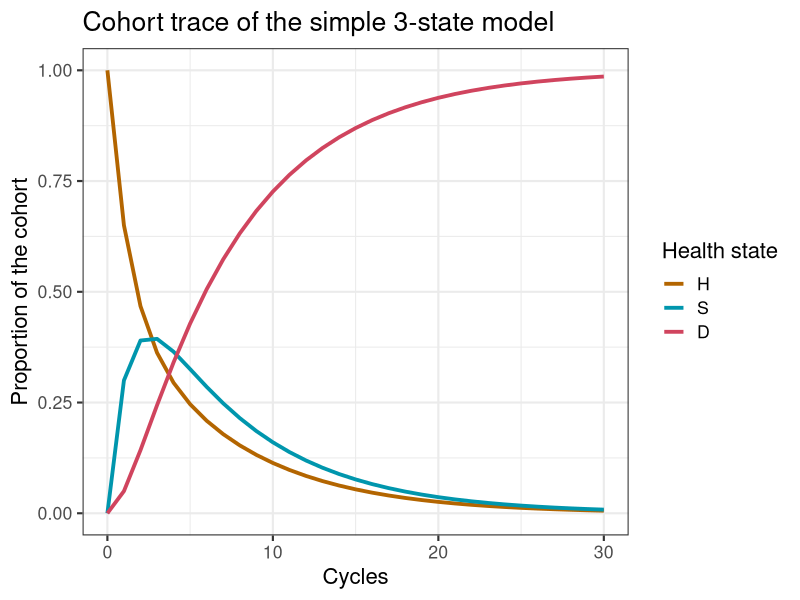

Source code (R):

## Simple 3-state model showing the array approach ## 
rm(list = ls())  # remove any variables in R's memory 
# Load the packages
library(reshape2) # to transform data
library(ggplot2)  # for nice looking plots

# initial set up
age         <- 70  # age of starting cohort
n.t         <- 30  # time horizon, number of cycles
v.age.names <- age:(age + n.t - 1) # vector with age names
v.n <- c("H", "S", "D") # vector with the 3 health states of the model:
# Healthy (H), Sick (S), Dead (D)
n.states <- length(v.n) # number of health states 

#### Generate initial set of base-case external parameters ####
# Costs
c.H   = 1000   # cost of remaining one cycle healthy 
c.S   = 3000   # cost of remaining one cycle sick 
c.D   = 0      # cost of being dead (per cycle)
# State utilities
u.H   = 1      # utility when healthy 
u.S   = 0.60   # utility when sick 
u.D   = 0      # utility when healthy 
# Transition probabilities (per cycle)
p.HS  = 0.30   # probability to become sick when healthy
p.HD  = 0.05   # probability to die when healthy
p.SH  = 0.15   # probability to become healthy when sick
p.SD  = 0.20   # probability to die when healthy
# Transition rewards
du.HS  = 0.10  # one-time utility decrement when becoming sick
ic.D   = 4000   # one-time cost of dying

#### Transition probability matrix ####
# matrix m.P at the first cycle
m.P <- matrix(NA, nrow = n.states, ncol = n.states, dimnames = list(v.n, v.n))

# Fill in matrix
# From Healthy
m.P["H", "H"]  <- 1 - (p.HS + p.HD)
m.P["H", "S"]  <- p.HS
m.P["H", "D"]  <- p.HD
# From Sick
m.P["S", "H"]  <- p.SH
m.P["S", "S"]  <- 1 - (p.SH + p.SD)
m.P["S", "D"]  <- p.SD
# From Death
m.P["D", "H"]  <- 0
m.P["D", "S"]  <- 0
m.P["D", "D"]  <- 1

#### Initial state vector ####
v.m0 <- c(H = 1, S = 0, D = 0) # initiate the vector

## Create the Markov cohort trace matrix m.M that capturs the proportion of the cohort in each state at each cycle
m.M <- matrix(0, nrow = (n.t + 1), ncol = n.states, dimnames = list(0:n.t, v.n)) # initialize cohort trace matrix 
m.M[1, ] <- v.m0   # store the initial state vector

# initiate the array 
a.A <- array(0, dim = c(n.states, n.states, n.t + 1), dimnames = list(v.n, v.n, 0:n.t)) # initialize array

diag(a.A[, , 1]) <- v.m0 # store the initial state vector in the diagonal of A

m.R.costs <- m.R.effects <- matrix(NA, nrow = n.states, ncol = n.states,  dimnames = list(v.n, v.n))

# Fill in matrix for costs
# From Healthy
m.R.costs["H", "H"]  <- c.H
m.R.costs["H", "S"]  <- c.H 
m.R.costs["H", "D"]  <- c.H + ic.D
# From Sick
m.R.costs["S", "H"]  <- c.S
m.R.costs["S", "S"]  <- c.S 
m.R.costs["S", "D"]  <- c.S + ic.D
# From Death
m.R.costs["D", "H"]  <- c.D
m.R.costs["D", "S"]  <- c.D
m.R.costs["D", "D"]  <- c.D 

# Fill in matrix for effects
# From Healthy
m.R.effects["H", "H"]  <- u.H
m.R.effects["H", "S"]  <- u.H - du.HS 
m.R.effects["H", "D"]  <- u.H 
# From Sick
m.R.effects["S", "H"]  <- u.S
m.R.effects["S", "S"]  <- u.S 
m.R.effects["S", "D"]  <- u.S + ic.D
# From Death
m.R.effects["D", "H"]  <- u.D
m.R.effects["D", "S"]  <- u.D
m.R.effects["D", "D"]  <- u.D 

#### Expected QALYs and Costs per cycle for each strategy ####
a.Y.costs <- a.Y.effects <- array(0, dim = c(n.states, n.states, n.t + 1), dimnames = list(v.n, v.n, 0:n.t))

### Run the model 
for(t in 1:n.t){  # loop through the number of cycles
  # estimate the state vector for the next cycle (t + 1)
  m.M[t + 1, ] <- m.M[t, ] %*% m.P    
  a.A[, , t + 1] <- diag(m.M[t, ]) %*% m.P  # fill array A for t + 1 
  
  # element-wise-multiplication of array A with the rewards matrices
  a.Y.costs[, , t]   <- a.A[, , t] * m.R.costs   
  a.Y.effects[, , t] <- a.A[, , t] * m.R.effects 
}

# Perform a cost effectiveness analysis 
v.costs <- rowSums(t(colSums(a.Y.costs)))    # calculate the expected costs per cycle
v.QALYs <- rowSums(t(colSums(a.Y.effects)))  # calculate the expected QALYs per cycle
TC <- sum(v.costs)                           # calculate the total expected costs
TE <- sum(v.QALYs)                           # calculate the total expected QALYS
v.results <- c(TC, TE)                       # combine the total expected costs and QALYs
names(v.results) <- c("Costs", "Effect")     # name the vector
v.results                                    # print the results  

### Plot cohort trace
ggplot(melt(m.M), aes(x = Var1, y = value, color = Var2)) +
  geom_line(size = 1.3) +
  scale_color_discrete(l = 50, name = "Health state", h = c(45, 365)) +
  xlab("Cycle") +
  ylab("Proportion of the cohort") +
  ggtitle("Cohort trace of the simple 3-state model")+
  theme_bw(base_size = 16) +
  scale_x_continuous(name = "Cycles", limits = c(0, n.t), breaks = seq(0, n.t, 10)) +
  theme()

